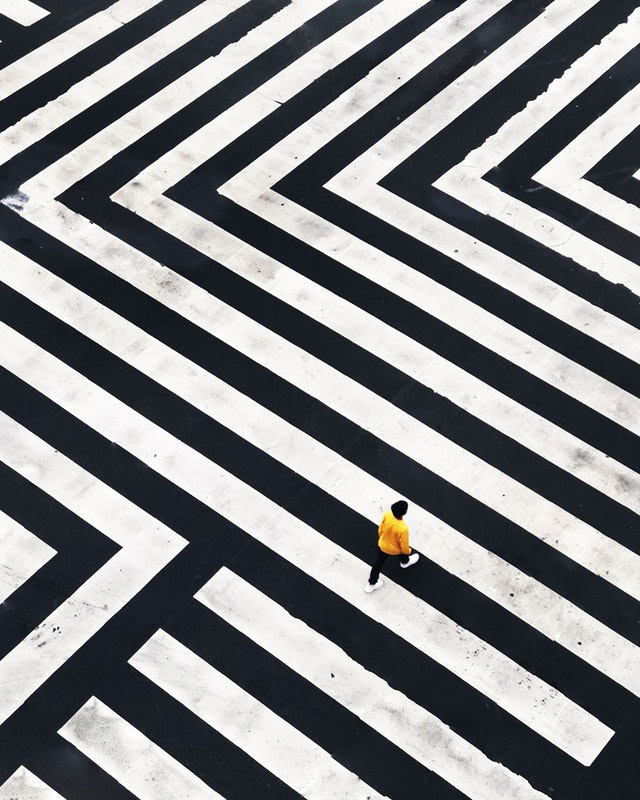
//> input picture assets/b.jpg, 640 x 800 px
$ ./CppConsoleVersion   (built with g++ and OpenCV 4)
//> lines starting //> are read from the running program, lines starting //| are printed output that depends on the picture
### CppConsoleVersion/CppConsoleVersion/DistributionEstimator.h
#pragma once
#ifndef _DISTRIBUTION_ESTIMATOR_H
#define _DISTRIBUTION_ESTIMATOR_H

#include "Util.h"

class DistributionEstimator {

private:

	// Insance of class
	static DistributionEstimator *instance;

	// Image reference and it's gradient
	cv::Mat* img;
	cv::Mat* gradient;


	// Default = 25
	int representation_threshold;

	DistributionEstimator(cv::Mat* img, cv::Mat* gradient, cv::Mat* representation_score, int representation_threshold);

	// Calculates mahalanobis distribution between the image and a distribution
	cv::Mat getMahalanobisImageDistribution(Distribution& distribution);

public:
	// 2D Matrix
	cv::Mat* representation_score;

	~DistributionEstimator();

	// Returns Singelton Instance
	static DistributionEstimator* getInstance(cv::Mat* img, cv::Mat* gradient, cv::Mat* representation_score, int representation_threshold);

	// Bin Elections
	VotesData VoteOnBin();

	// Getting Winner Bin Pixel Coords
	std::vector<std::pair<int,int>> GetPopularBinPixelCoords(VotesData& votes_data);

	// Picking The Best Seed Pixel
	std::pair<int, int> GetSeedPixel(VotesData& votes_data, std::vector<std::pair<int, int>>& points_coords, int size = 10);

	// Estimates Distribution
	Distribution EstimateDistribution(std::pair<int, int>& seed_coords, int size = 5);

	// Estimates The representation score
	cv::Mat EstimateRepresentationScore(std::vector<Distribution>& distributions);

};

#endif

### CppConsoleVersion/CppConsoleVersion/Util.h
#pragma once
#ifndef _UTIL_H
#define _UTIL_H

#include <opencv2/core.hpp>
#include <opencv2/highgui.hpp>
#include "opencv2/imgproc.hpp"
#include "opencv2/imgcodecs.hpp"
#include <vector>
#include <iostream>
#include <map>
#include <fstream>
#include "opencv2/core/optim.hpp"

struct VotesData {
	double winner_bin;
	double **votes;
};

struct Distribution {
	cv::Mat mean;
	cv::Mat covariance;
};

// Helper Function to find the Entry with largest Value in a Map
std::pair<double, int> findEntryWithLargestValue(std::map<double, int>& sampleMap);

// Returns number of not well represented pixels
int GetNotWellRepresenedPixel(cv::Mat& representation_score, int representation_threshold);

// Saves Distributions Vector in a file
void SaveDistributionsToFile(std::vector<Distribution>& distributions, std::string path);

// Loads Distribution Vector from file
std::vector<Distribution> LoadDistributionsFromFile(std::string path);

// Method for translating floats into range
float TranslateValueToRange(float value, bool reversed);

// Method for translating pixel color values to range
std::vector<double> TranslateColorVectorToRange(cv::Vec3d oldVec, bool reversed);
std::vector<double> TranslateColorMatToRange(cv::Mat oldVec, bool reversed);

// Clips matrix to range
void clip(cv::Mat* mat, int min = 0, int max = 1);

#endif

### CppConsoleVersion/CppConsoleVersion/DistributionEstimator.cpp
#include "DistributionEstimator.h"

DistributionEstimator* DistributionEstimator::instance = nullptr;

DistributionEstimator::DistributionEstimator(cv::Mat * img, cv::Mat * gradient, cv::Mat* representation_score, int representation_threshold) :
	img{ img }, gradient{ gradient }, representation_score{ representation_score }, representation_threshold{ representation_threshold }{
}

DistributionEstimator::~DistributionEstimator()
{
}

DistributionEstimator* DistributionEstimator::getInstance(cv::Mat * img, cv::Mat * gradient, cv::Mat* representation_score, int representation_threshold)
{
	if (!instance) {
		instance = new DistributionEstimator(img, gradient, representation_score, representation_threshold);
	}
	return instance;
}

VotesData DistributionEstimator::VoteOnBin()
{
	// Image Size
	int rows = img->rows;
	int cols = img->cols;

	// Votes Per Bin HashMap
	std::map<double, int> votes_per_bin = {};

	// Votes Matrix
	double** votes = new double* [rows];
	for (int j = 0; j < rows; j++)
		votes[j] = new double[cols];

	// Looping Over All Pixels
	for (int j = 0; j < rows; j++) {
		for (int i = 0; i < cols; i++) {

			// Ignoring pixel if well represented
			if (representation_score->at<uchar>(j,i) < representation_threshold)
				continue;

			// Vote on bin
			votes[j][i] = exp(-gradient->at<uchar>(j, i)) * exp(-representation_score->at<uchar>(j, i));


			// Adding vote to HashMap
			auto search = votes_per_bin.find(votes[j][i]);
			if (search != votes_per_bin.end()) {
				votes_per_bin[votes[j][i]] += 1;
			}
			else {
				votes_per_bin.emplace(votes[j][i], 1);
			}

		}
	}

	// If No Votes return empty results
	if (votes_per_bin.empty()) {

		VotesData data;
		data.winner_bin = 0.f;
		data.votes = nullptr;

		// Deleting Unused Allocated Space
		delete votes;

		return data;

	}
	else {
		// Else Get Most Popular Bin
		std::pair<double, int> winner_bin = findEntryWithLargestValue(votes_per_bin);
		VotesData data;
		data.winner_bin = winner_bin.first;
		data.votes = votes;
		return data;
	}
}

std::vector<std::pair<int, int>> DistributionEstimator::GetPopularBinPixelCoords(VotesData & votes_data)
{
	// Image Size
	int rows = img->rows;
	int cols = img->cols;

	// Initializing vector
	std::vector<std::pair<int, int>> coords;

	// Looping Over All Pixels
	for (int j = 0; j < rows; j++) {
		for (int i = 0; i < cols; i++) {

			// Adding Pixel Coords if it voted on winner bin
			if (votes_data.votes[j][i] == votes_data.winner_bin)
				coords.push_back(std::make_pair(j, i));
		}
	}

	return coords;
}

std::pair<int, int> DistributionEstimator::GetSeedPixel(VotesData& votes_data, std::vector<std::pair<int, int>>& points_coords, int size)
{
	// Image Size
	int rows = img->rows;
	int cols = img->cols;

	std::vector<float> scores;

	for (std::pair<int, int> pixel : points_coords) {
		// Defining the 20x20 Kernel edges

		// Height
		int lower_h = (pixel.first - size) >= 0 ? (pixel.first - size) : 0;
		int higher_h = (pixel.first + size) < rows ? (pixel.first + size) : rows-1;

		// Width
		int lower_l = (pixel.second - size) >= 0 ? (pixel.second - size) : 0;
		int higher_l = (pixel.second + size) < cols ? (pixel.second + size) : cols - 1;

		// Looping Over Kernel pixels
		int neighbors_in_bin = 0;
		for (int j = lower_h; j < higher_h; j++) {
			for (int i = lower_l; i < higher_l; i++) {
				if (votes_data.votes[j][i] == votes_data.winner_bin)
					neighbors_in_bin += 1;
			}
		}

		// Calculating score of pixel
		float score = neighbors_in_bin * exp(-(float)gradient->at<uchar>(pixel.first,pixel.second));
		scores.push_back(score);

	}
	// Getting Pixel Coords with Heighest Score
	int argmax = (int) std::distance(scores.begin(), std::max_element(scores.begin(), scores.end()));
	return points_coords.at(argmax);
}

Distribution DistributionEstimator::EstimateDistribution(std::pair<int, int>& seed_coords, int size)
{
	// Image size
	int rows = img->rows;
	int cols = img->cols;

	// Defining patch edges
	// Height
	int lower_h = (seed_coords.first - size) >= 0 ? (seed_coords.first - size) : 0;
	int higher_h = (seed_coords.first + size) < rows ? (seed_coords.first + size) : rows - 1;

	// Width
	int lower_l = (seed_coords.second - size) >= 0 ? (seed_coords.second - size) : 0;
	int higher_l = (seed_coords.second + size) < cols ? (seed_coords.second + size) : cols - 1;

	// Setting ranges of Patch
	cv::Range h_range(lower_h, higher_h);
	cv::Range l_range(lower_l, higher_l);

	// Building patch
	cv::Mat patch(*img, std::vector<cv::Range>{h_range, l_range});
	// Making Patch Continuous
	patch = patch.clone();
	// Flattening patch
	patch = patch.reshape(1, patch.cols*patch.rows);

	// Calculating mean and covariance matrix
	cv::Mat mean, covar;
	cv::calcCovarMatrix(patch, covar, mean, cv::COVAR_ROWS | cv::COVAR_NORMAL | cv::COVAR_SCALE, CV_8U);
	// Inverting cavariance matrix
	cv::invert(covar, covar, cv::DECOMP_SVD);

	Distribution dist;
	dist.mean = mean;
	dist.covariance = covar;

	return dist;
}

cv::Mat DistributionEstimator::getMahalanobisImageDistribution(Distribution& distribution)
{
	// Image Size
	int rows = img->rows;
	int cols = img->cols;

	cv::Mat distances(rows, cols, CV_8UC1);

	for (int j = 0; j < rows; j++) {
		for (int i = 0; i < cols; i++) {

			// Ignoring well represented pixels
			if (representation_score->at<uchar>(j, i) < representation_threshold)
				continue;

			// Pixel Color to Mat
			cv::Mat pixelColor(1, 3, CV_32F);
			pixelColor.at<float>(0, 0) = (float)img->at<cv::Vec3b>(j, i)[0];
			pixelColor.at<float>(0, 1) = (float)img->at<cv::Vec3b>(j, i)[1];
			pixelColor.at<float>(0, 2) = (float)img->at<cv::Vec3b>(j, i)[2];


			// Calculating Maalanobis Distance between distribution mean and pixel color
			uchar dist = (uchar)cv::Mahalanobis(pixelColor, distribution.mean, distribution.covariance);

			// Getting minimum representation value
			uchar min_dist = std::min(dist, representation_score->at<uchar>(j, i));

			// Adding Value to Matrix
			distances.at<uchar>(j, i) = min_dist;

		}
	}
	return distances;
}


cv::Mat DistributionEstimator::EstimateRepresentationScore(std::vector<Distribution>& distributions)
{
	// Calculating Mahalanobis distance between image and last distribution
	cv::Mat maha_dist = getMahalanobisImageDistribution(distributions.back());

	// If only one distribution exist
	// Return mahalanobis distance
	if (distributions.size() == 1)
		return maha_dist;

	cv::Mat rep_score = representation_score->clone();

	// Looping over each pair of different distributions
	for (int dist1 = 0; dist1 < distributions.size(); dist1++) {
		for (int dist2 = 0; dist2 < distributions.size(); dist2++) {

			// Skip if same distribution
			if (dist1 == dist2)
				continue;

			cv::Mat n;
			cv::subtract(distributions[dist1].mean, distributions[dist2].mean, n);

			// Looping Over Pixels
			for (int j = 0; j < img->rows; j++) {
				for (int i = 0; i < img->cols; i++) {

					// Ignoring well represented pixels
					if (representation_score->at<uchar>(j, i) < representation_threshold)
						continue;

					cv::Mat u1, u2, tmp1, tmp2;

					// Pixel Color to Mat
					cv::Mat pixelColor(1, 3, CV_32F);
					pixelColor.at<float>(0, 0) = (float)img->at<cv::Vec3b>(j, i)[0];
					pixelColor.at<float>(0, 1) = (float)img->at<cv::Vec3b>(j, i)[1];
					pixelColor.at<float>(0, 2) = (float)img->at<cv::Vec3b>(j, i)[2];

					// Calculating U1
					// ImgPoint - DistMean
					tmp1 = pixelColor - distributions[dist1].mean;
					// (ImgPoint - DistMean) * n
					cv::multiply(tmp1, n, tmp1);
					// n * n
					cv::multiply(n, n, tmp2);
					// ((ImgPoint - DistMean) * n) / n * n
					cv::divide(tmp1, tmp2, tmp1);
					// ImgPoint - (((ImgPoint - DistMean) * n) / n * n)*n
					u1 = pixelColor - tmp1;

					// Calculating U2
					// ImgPoint - DistMean
					tmp1 = pixelColor - distributions[dist2].mean;
					// (ImgPoint - DistMean) * n
					cv::multiply(tmp1, n, tmp1);
					// ((ImgPoint - DistMean) * n) / n * n
					cv::divide(tmp1, tmp2, tmp1);
					// ImgPoint - (((ImgPoint - DistMean) * n) / n * n)*n
					u2 = pixelColor - tmp1;

					// Calculating Alpha
					double alpha1, alpha2;
					alpha1 = (cv::norm(pixelColor - u1, cv::NORM_L2) / cv::norm(u1 - u2, cv::NORM_L2));
					alpha2 = 1 - alpha1;

					// Calculating Mahalanobis Distances
					double maha_dist_1 = cv::Mahalanobis(pixelColor, distributions[dist1].mean, distributions[dist1].covariance);
					double maha_dist_2 = cv::Mahalanobis(pixelColor, distributions[dist2].mean, distributions[dist2].covariance);

					uchar energy = (uchar) (alpha1 * maha_dist_1 + alpha2 * maha_dist_2);

					rep_score.at<uchar>(j, i) = std::min({energy, maha_dist.at<uchar>(j,i), rep_score.at<uchar>(j, i)});

				}
			}

		}
	}
	return rep_score;
}

### CppConsoleVersion/CppConsoleVersion/Util.cpp
#include "Util.h"

// Helper Function to find the Entry with largest Value in a Map
std::pair<double, int> findEntryWithLargestValue(std::map<double, int>& sampleMap)
{
	// Reference variable to help find the entry with the highest value
	std::pair<double, int> entryWithMaxValue = std::make_pair(0, 0);

	// Iterate in the map to find the required entry
	std::map<double, int>::iterator currentEntry;
	for (currentEntry = sampleMap.begin(); currentEntry != sampleMap.end(); ++currentEntry)
	{
		// If this entry's value is more than the max value
		// Set this entry as the max
		if (currentEntry->second > entryWithMaxValue.second)
		{
			entryWithMaxValue = std::make_pair(currentEntry->first, currentEntry->second);
		}
	}

	return entryWithMaxValue;
}

// Returns number of not well represented pixels
int GetNotWellRepresenedPixel(cv::Mat& representation_score, int representation_threshold) {

	int number_unrepresented_pixels = 0;

	// Looping Over Pixels
	for (int j = 0; j < representation_score.rows; j++) {
		for (int i = 0; i < representation_score.cols; i++) {
			if (representation_score.at<uchar>(j, i) > representation_threshold)
				number_unrepresented_pixels++;
		}
	}
	return number_unrepresented_pixels;
}

// Saves Distributions Vector in a file
void SaveDistributionsToFile(std::vector<Distribution>& distributions, std::string path)
{
	// Create File
	cv::FileStorage output_file(path, cv::FileStorage::WRITE);

	// Check if opened
	if (!output_file.isOpened()) {
		std::cerr << "Error, couldn't open the file" << std::endl;
		return;
	}

	// Writing the number of Distributions
	output_file << "Count" << (int)distributions.size();

	// Writing the vector content
	for (int i = 0; i < distributions.size(); i++) {
		output_file << "Distributions_" + std::to_string(i);
		output_file << "{" << "Mean" << distributions[i].mean;
		output_file << "Cov" << distributions[i].covariance << "}";
	}

	// Closing file
	output_file.release();
}

// Loads Distribution Vector from file
// [84 lines left out: functions LoadDistributionsFromFile, TranslateValueToRange, TranslateColorVectorToRange, TranslateColorMatToRange, clip, not called in this run]

### CppConsoleVersion/CppConsoleVersion/CppConsoleVersion.cpp
#include "Util.h"
#include "DistributionEstimator.h"


int main(void)
{
	std::string path = "C:\\Users\\MrZanziba\\Desktop\\Cours\\Projet CSTI\\Color_Unmixing_Based_Soft_Segmentation\\assets\\b.jpg";
	cv::Mat img = cv::imread(path, cv::IMREAD_COLOR);
//> img is the input picture: 800 rows x 640 cols, CV_8UC3; mean B, G, R 136, 133.8, 132.6
	cv::Mat gray, laplacian;

	if (!img.data) {
		std::cout << "Error ! can't read image in " << path << std::endl;
		return -1;
	}

	// Image Size
	int rows = img.rows;
	int cols = img.cols;

	// Reduce noise by blurring with a Gaussian filter ( kernel size = 3 )
	cv::GaussianBlur(img, gray, cv::Size(3, 3), 0, 0, cv::BORDER_DEFAULT);

	// Image RGB to GrayScale
	cv::cvtColor(gray, gray, cv::COLOR_RGB2GRAY);
//> gray: 800 rows x 640 cols, CV_8UC1

	// Calculate Laplacian Gradient
	cv::Laplacian(gray, laplacian, CV_64F, 3, 1.0, 0.0, cv::BORDER_DEFAULT);
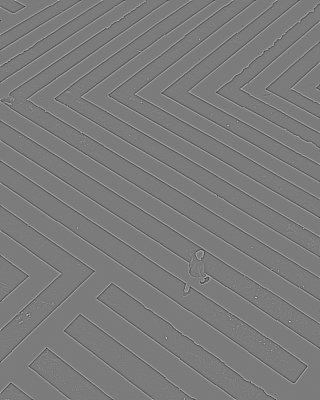
//> laplacian: 800 rows x 640 cols, CV_64FC1 (shown at 1/2 size); min -584, max 620, mean 0; drawn with min black and max white
	// converting back to CV_8U
	convertScaleAbs(laplacian, laplacian);
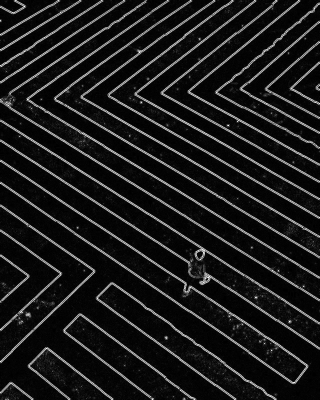
//> laplacian: 800 rows x 640 cols, CV_8UC1 (shown at 1/2 size); min 0, max 255, mean 25.9

	// Initializing Representation Threshold
	int representation_threshold = 25;

	// Initializing Representation Score with 255
	cv::Mat representation_score(cv::Size(cols, rows), CV_8UC1);
	representation_score = 255;

	// Badly Represented Pixels Count Initialization
	int unrepresented_pixels = GetNotWellRepresenedPixel(representation_score, representation_threshold);

	// Initializing Distribution vector
	std::vector<Distribution> distributions;

	DistributionEstimator* dist_estimator = DistributionEstimator::getInstance(&img, &laplacian, &representation_score, representation_threshold);

	int iteration = 1;

	// Do While All Pixels Not Well Represented
	while (unrepresented_pixels > 0) {

		// Estimate Distribution
		std::cout << "************** Iteration  " << iteration << " **************"<< std::endl;

		// Initiate Vote
		std::cout << "Initiating Vorting..." << std::endl;
		VotesData voting_data = dist_estimator->VoteOnBin();

		// Get Winner Bin Pixels
		std::vector<std::pair<int, int>> pixels_coords = dist_estimator->GetPopularBinPixelCoords(voting_data);

		// Get Seed Pixel
		std::cout << "Getting Seed Pixel..." << std::endl;
		std::pair<int, int> seed_coords = dist_estimator->GetSeedPixel(voting_data, pixels_coords);
		std::cout << "seed is : " << seed_coords.first << "," << seed_coords.second << std::endl;

		std::cout << "Estimating Distribution..." << std::endl;
		Distribution estimated_distribution = dist_estimator->EstimateDistribution(seed_coords);
		distributions.push_back(estimated_distribution);
		std::cout << "Estimated Distribution Mean : " << estimated_distribution.mean << std::endl;
		std::cout << "Estimated Distribution Covariance : " << estimated_distribution.covariance << std::endl;

		// Estimate Representation Score
		std::cout << "Estimating Representation Score..." << std::endl;
		representation_score = dist_estimator->EstimateRepresentationScore(distributions);

		// Verify if All Pixels Are Well Represented
		std::cout << "Counting Unrepresented Pixels..." << std::endl;
		unrepresented_pixels = GetNotWellRepresenedPixel(representation_score, representation_threshold);
		std::cout << "Number of unrepresented pixels : " << unrepresented_pixels << std::endl;

		//Store Representation Score Image
		cv::imwrite("./res_imgs/rep_" + std::to_string(iteration) + ".jpg", representation_score);

		iteration++;
	}
//> this loop made 5 passes
//> (seed_coords, lower_h in EstimateDistribution, higher_h in EstimateDistribution, lower_l in EstimateDistribution, higher_l in EstimateDistribution, dist.mean in EstimateDistribution, unrepresented_pixels) on passes 3 to 5: ((762, 73), 757, 767, 68, 78, [58.98, 49.98, 45.98], 5860), ((482, 621), 477, 487, 616, 626, [174.6, 176.9, 180.9], 67), ((537, 408), 532, 542, 403, 413, [127.3, 196.2, 237], 0)
//> (printed output is left out)
//> pass 1, in EstimateRepresentationScore, `cv::Mat maha_dist = getMahalanobisImageDistribution(distributions.back..`:
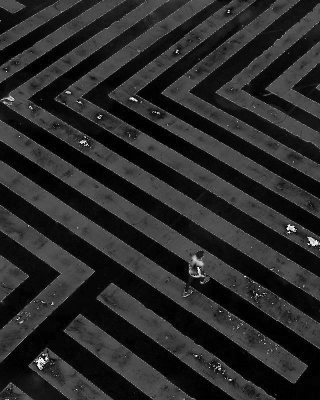
//> maha_dist: 800 rows x 640 cols, CV_8UC1 (shown at 1/2 size); min 0, max 255, mean 41.2
//> pass 2, in EstimateRepresentationScore (call 2), `cv::Mat maha_dist = getMahalanobisImageDistribution(distributions.back..`:
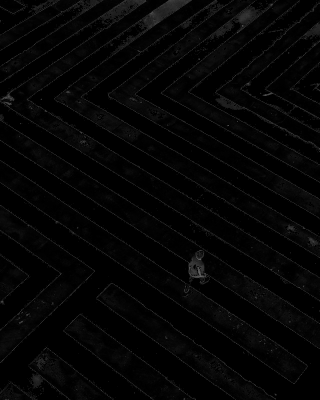
//> maha_dist: 800 rows x 640 cols, CV_8UC1 (shown at 1/2 size); min 0, max 114, mean 4.7
//> pass 3, in EstimateRepresentationScore (call 3), `cv::Mat maha_dist = getMahalanobisImageDistribution(distributions.back..`:
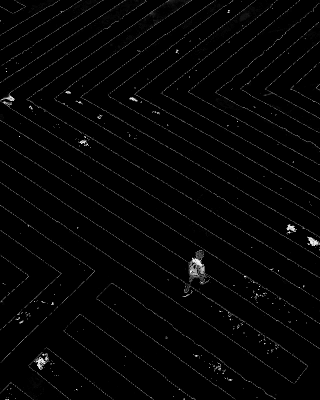
//> maha_dist: 800 rows x 640 cols, CV_8UC1 (shown at 1/2 size); min 0, max 39, mean 0.7; drawn with min black and max white
//> after the loop:
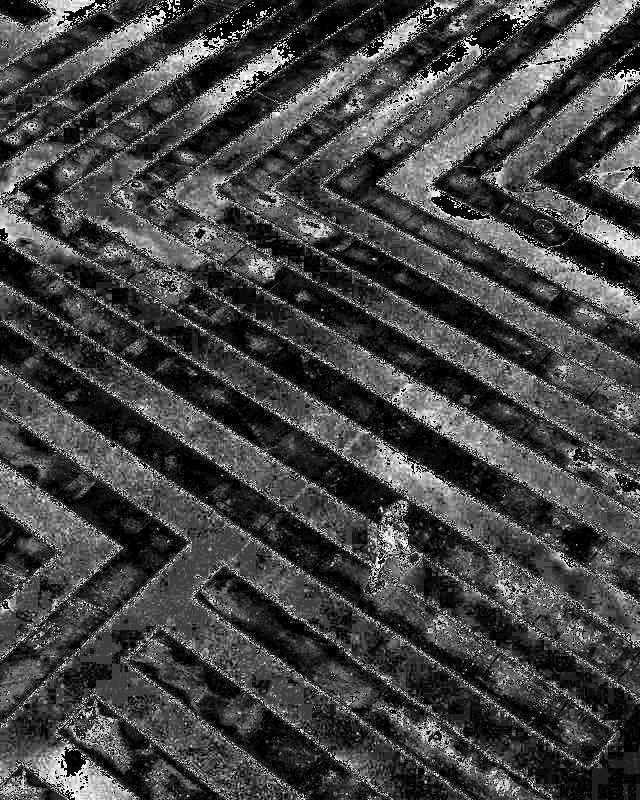
//> representation_score: 800 rows x 640 cols, CV_8UC1; min 0, max 24, mean 6.4; drawn with min black and max white
//> after the loop, iteration = 6

	//Storing distributions in a file
	SaveDistributionsToFile(distributions, "./res_data/dist.yml");
//> the loop in SaveDistributionsToFile, `for (int i = 0; i < distributions.size(); i++)` made 5 passes

	return 0;

}
